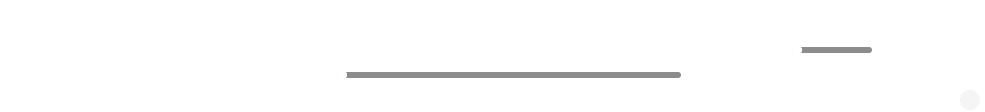
     <widget class="QFrame" name="PlayerPane">
      <property name="minimumSize">
       <size>
        <width>0</width>
        <height>100</height>
       </size>
      </property>
      <property name="maximumSize">
       <size>
        <width>16777215</width>
        <height>112</height>
       </size>
      </property>
      <property name="styleSheet">
       <string notr="true">background-color:rgba(0,0,0,80);
border-top:1px solid rgba(255,255,255,180);
border-top-left-radius:0px;
border-top-right-radius:0px;

background:transparent;</string>
      </property>
      <property name="frameShape">
       <enum>QFrame::StyledPanel</enum>
      </property>
      <property name="frameShadow">
       <enum>QFrame::Raised</enum>
      </property>
      <layout class="QGridLayout" name="gridLayout_4">
       <property name="leftMargin">
        <number>0</number>
       </property>
       <property name="topMargin">
        <number>0</number>
       </property>
       <property name="rightMargin">
        <number>0</number>
       </property>
       <property name="bottomMargin">
        <number>0</number>
       </property>
       <property name="spacing">
        <number>0</number>
       </property>
       <item row="0" column="0">
        <widget class="QFrame" name="player_frame">
         <property name="maximumSize">
          <size>
           <width>16777215</width>
           <height>95</height>
          </size>
         </property>
         <property name="styleSheet">
          <string notr="true">background-color:rgba(0,0,0,0);
color:white;
border:none;
border-radius:0px;
border-top-left-radius:0px;
border-top-right-radius:0px;</string>
         </property>
         <property name="frameShape">
          <enum>QFrame::StyledPanel</enum>
         </property>
         <property name="frameShadow">
          <enum>QFrame::Raised</enum>
         </property>
         <layout class="QHBoxLayout" name="horizontalLayout_6">
          <property name="spacing">
           <number>5</number>
          </property>
          <property name="leftMargin">
           <number>6</number>
          </property>
          <property name="topMargin">
           <number>9</number>
          </property>
          <property name="rightMargin">
           <number>5</number>
          </property>
          <property name="bottomMargin">
           <number>0</number>
          </property>
          <item>
           <widget class="QFrame" name="MediaInfo">
            <property name="minimumSize">
             <size>
              <width>240</width>
              <height>72</height>
             </size>
            </property>
            <property name="maximumSize">
             <size>
              <width>240</width>
              <height>16777215</height>
             </size>
            </property>
            <property name="frameShape">
             <enum>QFrame::StyledPanel</enum>
            </property>
            <property name="frameShadow">
             <enum>QFrame::Raised</enum>
            </property>
            <layout class="QGridLayout" name="gridLayout_18">
             <property name="rightMargin">
              <number>9</number>
             </property>
             <property name="bottomMargin">
              <number>11</number>
             </property>
             <item row="0" column="0">
              <widget class="QLabel" name="cover_art">
               <property name="minimumSize">
                <size>
                 <width>0</width>
                 <height>40</height>
                </size>
               </property>
               <property name="maximumSize">
                <size>
                 <width>50</width>
                 <height>50</height>
                </size>
               </property>
               <property name="styleSheet">
                <string notr="true">border:1px solid rgba(255,255,255,100); border-radius:25px;</string>
               </property>
               <property name="text">
                <string/>
               </property>
              </widget>
             </item>
             <item row="0" column="1">
              <widget class="QFrame" name="MediaInfo_frame">
               <property name="frameShape">
                <enum>QFrame::StyledPanel</enum>
               </property>
               <property name="frameShadow">
                <enum>QFrame::Raised</enum>
               </property>
               <layout class="QVBoxLayout" name="verticalLayout_3">
                <item>
                 <widget class="QLabel" name="title">
                  <property name="minimumSize">
                   <size>
                    <width>100</width>
                    <height>18</height>
                   </size>
                  </property>
                  <property name="maximumSize">
                   <size>
                    <width>300</width>
                    <height>18</height>
                   </size>
                  </property>
                  <property name="font">
                   <font>
                    <family>Inter 18pt</family>
                    <pointsize>10</pointsize>
                   </font>
                  </property>
                  <property name="text">
                   <string>The Hills </string>
                  </property>
                  <property name="buddy">
                   <cstring></cstring>
                  </property>
                 </widget>
                </item>
                <item>
                 <widget class="QLabel" name="artist">
                  <property name="minimumSize">
                   <size>
                    <width>100</width>
                    <height>18</height>
                   </size>
                  </property>
                  <property name="maximumSize">
                   <size>
                    <width>200</width>
                    <height>18</height>
                   </size>
                  </property>
                  <property name="font">
                   <font>
                    <family>Inter 18pt</family>
                    <pointsize>9</pointsize>
                   </font>
                  </property>
                  <property name="styleSheet">
                   <string notr="true">color:rgba(255,255,255,200);</string>
                  </property>
                  <property name="text">
                   <string>The Weeknd</string>
                  </property>
                 </widget>
                </item>
               </layout>
              </widget>
             </item>
            </layout>
           </widget>
          </item>
          <item>
           <spacer name="horizontalSpacer_7">
            <property name="orientation">
             <enum>Qt::Horizontal</enum>
            </property>
            <property name="sizeHint" stdset="0">
             <size>
              <width>40</width>
              <height>20</height>
             </size>
            </property>
           </spacer>
          </item>
          <item>
           <widget class="QFrame" name="MediaControls">
            <property name="sizePolicy">
             <sizepolicy hsizetype="Expanding" vsizetype="Expanding">
              <horstretch>0</horstretch>
              <verstretch>0</verstretch>
             </sizepolicy>
            </property>
            <property name="minimumSize">
             <size>
              <width>425</width>
              <height>0</height>
             </size>
            </property>
            <property name="styleSheet">
             <string notr="true">border-top-left-radius:0px;
border-top-right-radius:0px;</string>
            </property>
            <property name="frameShape">
             <enum>QFrame::StyledPanel</enum>
            </property>
            <property name="frameShadow">
             <enum>QFrame::Raised</enum>
            </property>
            <layout class="QVBoxLayout" name="verticalLayout_5">
             <property name="spacing">
              <number>0</number>
             </property>
             <property name="leftMargin">
              <number>0</number>
             </property>
             <property name="topMargin">
              <number>0</number>
             </property>
             <property name="rightMargin">
              <number>0</number>
             </property>
             <property name="bottomMargin">
              <number>0</number>
             </property>
             <item>
              <widget class="QFrame" name="controls_frame">
               <property name="minimumSize">
                <size>
                 <width>0</width>
                 <height>48</height>
                </size>
               </property>
               <property name="frameShape">
                <enum>QFrame::StyledPanel</enum>
               </property>
               <property name="frameShadow">
                <enum>QFrame::Raised</enum>
               </property>
               <layout class="QGridLayout" name="gridLayout_19">
                <property name="leftMargin">
                 <number>0</number>
                </property>
                <property name="topMargin">
                 <number>2</number>
                </property>
                <property name="rightMargin">
                 <number>0</number>
                </property>
                <property name="bottomMargin">
                 <number>2</number>
                </property>
                <property name="spacing">
                 <number>6</number>
                </property>
                <item row="0" column="1">
                 <widget class="QPushButton" name="shuffleBtn">
                  <property name="minimumSize">
                   <size>
                    <width>34</width>
                    <height>34</height>
                   </size>
                  </property>
                  <property name="maximumSize">
                   <size>
                    <width>34</width>
                    <height>34</height>
                   </size>
                  </property>
                  <property name="styleSheet">
                   <string notr="true">QPushButton {
background-color:rgba(0,0,0,0); 
color:white;
border-radius:17px;
padding:0px;
}

QPushButton:hover {
background-color:rgba(255, 255, 255,30); 
color:white;
border-radius:17px;
padding:0px;
}

QPushButton:pressed {
background-color:rgba(255, 255, 255,50); 
color:white;
border-radius:17px;
padding:0px;
}</string>
                  </property>
                  <property name="text">
                   <string/>
                  </property>
                  <property name="icon">
                   <iconset>
                    <normaloff>../../resources/icons/icon_shuffle.png</normaloff>../../resources/icons/icon_shuffle.png</iconset>
                  </property>
                  <property name="iconSize">
                   <size>
                    <width>22</width>
                    <height>22</height>
                   </size>
                  </property>
                 </widget>
                </item>
                <item row="0" column="5">
                 <widget class="QPushButton" name="repeatBtn">
                  <property name="minimumSize">
                   <size>
                    <width>34</width>
                    <height>34</height>
                   </size>
                  </property>
                  <property name="maximumSize">
                   <size>
                    <width>34</width>
                    <height>34</height>
                   </size>
                  </property>
                  <property name="styleSheet">
                   <string notr="true">QPushButton {
background-color:rgba(0,0,0,0); 
color:white;
border-radius:17px;
padding:0px;
}

QPushButton:hover {
background-color:rgba(255, 255, 255,30); 
color:white;
border-radius:17px;
padding:0px;
}

QPushButton:pressed {
background-color:rgba(255, 255, 255,50); 
color:white;
border-radius:17px;
padding:0px;
}</string>
                  </property>
                  <property name="text">
                   <string/>
                  </property>
                  <property name="icon">
                   <iconset>
                    <normaloff>../../resources/icons/icon_norepeat.png</normaloff>../../resources/icons/icon_norepeat.png</iconset>
                  </property>
                  <property name="iconSize">
                   <size>
                    <width>20</width>
                    <height>20</height>
                   </size>
                  </property>
                 </widget>
                </item>
                <item row="0" column="0">
                 <spacer name="horizontalSpacer_8">
                  <property name="orientation">
                   <enum>Qt::Horizontal</enum>
                  </property>
                  <property name="sizeHint" stdset="0">
                   <size>
                    <width>111</width>
                    <height>20</height>
                   </size>
                  </property>
                 </spacer>
                </item>
                <item row="0" column="3">
                 <widget class="QPushButton" name="playBtn">
                  <property name="minimumSize">
                   <size>
                    <width>40</width>
                    <height>38</height>
                   </size>
                  </property>
                  <property name="maximumSize">
                   <size>
                    <width>40</width>
                    <height>38</height>
                   </size>
                  </property>
                  <property name="styleSheet">
                   <string notr="true">QPushButton {
background-color:rgba(0,0,0,0); 
color:white;
border-radius:19px;
padding:0px;
}

QPushButton:hover {
background-color:rgba(255, 255, 255,30); 
color:white;
border-radius:19px;
padding:0px;
}

QPushButton:pressed {
background-color:rgba(255, 255, 255,50); 
color:white;
border-radius:19px;
padding:0px;
}</string>
                  </property>
                  <property name="text">
                   <string/>
                  </property>
                  <property name="icon">
                   <iconset>
                    <normaloff>../../resources/icons/icon_play.png</normaloff>../../resources/icons/icon_play.png</iconset>
                  </property>
                  <property name="iconSize">
                   <size>
                    <width>42</width>
                    <height>42</height>
                   </size>
                  </property>
                 </widget>
                </item>
                <item row="0" column="2">
                 <widget class="QPushButton" name="prevBtn">
                  <property name="minimumSize">
                   <size>
                    <width>38</width>
                    <height>38</height>
                   </size>
                  </property>
                  <property name="maximumSize">
                   <size>
                    <width>38</width>
                    <height>38</height>
                   </size>
                  </property>
                  <property name="styleSheet">
                   <string notr="true">QPushButton {
background-color:rgba(0,0,0,0); 
color:white;
border-radius:19px;
padding:0px;
}

QPushButton:hover {
background-color:rgba(255, 255, 255,30); 
color:white;
border-radius:19px;
padding:0px;
}

QPushButton:pressed {
background-color:rgba(255, 255, 255,50); 
color:white;
border-radius:19px;
padding:0px;
}</string>
                  </property>
                  <property name="text">
                   <string/>
                  </property>
                  <property name="icon">
                   <iconset>
                    <normaloff>../../resources/icons/icon_prev.png</normaloff>../../resources/icons/icon_prev.png</iconset>
                  </property>
                  <property name="iconSize">
                   <size>
                    <width>24</width>
                    <height>24</height>
                   </size>
                  </property>
                 </widget>
                </item>
                <item row="0" column="4">
                 <widget class="QPushButton" name="nextBtn">
                  <property name="minimumSize">
                   <size>
                    <width>38</width>
                    <height>38</height>
                   </size>
                  </property>
                  <property name="maximumSize">
                   <size>
                    <width>38</width>
                    <height>38</height>
                   </size>
                  </property>
                  <property name="styleSheet">
                   <string notr="true">QPushButton {
background-color:rgba(0,0,0,0); 
color:white;
border-radius:19px;
padding:0px;
}

QPushButton:hover {
background-color:rgba(255, 255, 255,30); 
color:white;
border-radius:19px;
padding:0px;
}

QPushButton:pressed {
background-color:rgba(255, 255, 255,50); 
color:white;
border-radius:19px;
padding:0px;
}</string>
                  </property>
                  <property name="text">
                   <string/>
                  </property>
                  <property name="icon">
                   <iconset>
                    <normaloff>../../resources/icons/icon_next.png</normaloff>../../resources/icons/icon_next.png</iconset>
                  </property>
                  <property name="iconSize">
                   <size>
                    <width>24</width>
                    <height>24</height>
                   </size>
                  </property>
                 </widget>
                </item>
                <item row="0" column="6">
                 <spacer name="horizontalSpacer_9">
                  <property name="orientation">
                   <enum>Qt::Horizontal</enum>
                  </property>
                  <property name="sizeHint" stdset="0">
                   <size>
                    <width>117</width>
                    <height>20</height>
                   </size>
                  </property>
                 </spacer>
                </item>
               </layout>
              </widget>
             </item>
             <item>
              <widget class="QFrame" name="MediaTimeFrame">
               <property name="maximumSize">
                <size>
                 <width>16777215</width>
                 <height>30</height>
                </size>
               </property>
               <property name="styleSheet">
                <string notr="true">border-top-left-radius:0px;
border-top-right-radius:0px;</string>
               </property>
               <property name="frameShape">
                <enum>QFrame::StyledPanel</enum>
               </property>
               <property name="frameShadow">
                <enum>QFrame::Raised</enum>
               </property>
               <layout class="QHBoxLayout" name="horizontalLayout_7">
                <item>
                 <widget class="QLabel" name="current_time">
                  <property name="font">
                   <font>
                    <family>Inter 18pt</family>
                   </font>
                  </property>
                  <property name="styleSheet">
                   <string notr="true">background-color:rgba(0,0,0,0); color:white;</string>
                  </property>
                  <property name="text">
                   <string>00:00</string>
                  </property>
                 </widget>
                </item>
                <item>
                 <widget class="QSlider" name="progress">
                  <property name="maximumSize">
                   <size>
                    <width>16777215</width>
                    <height>8</height>
                   </size>
                  </property>
                  <property name="sizeIncrement">
                   <size>
                    <width>0</width>
                    <height>8</height>
                   </size>
                  </property>
                  <property name="styleSheet">
                   <string notr="true">QSlider::groove:horizontal {
    height: 6px;
	background-color: rgba(0,0,0, 100);
    border-radius: 3px;
}

QSlider::handle:horizontal {
    background: #FFFFFF;
    width: 10px;
    height: 4px;
    border-radius: 2px;

}
QSlider::handle:horizontal:hover{
    background: rgb(245,245,245);
    width: 10px;
    height: 4px;
	border-radius:2px;
}

QSlider::sub-page:horizontal {
    background: #FFFFFF;
    border: 1px solid rgba(0,0,0, 10);
    height: 10px;
    border-radius: 2px;
}
QSlider::add-page:horizontal {
	background-color: rgba(0,0,0, 25);
    border: 1px solid rgba(0,0,0, 10);
    height: 10px;
    border-radius: 2px;
}
</string>
                  </property>
                  <property name="pageStep">
                   <number>0</number>
                  </property>
                  <property name="orientation">
                   <enum>Qt::Horizontal</enum>
                  </property>
                 </widget>
                </item>
                <item>
                 <widget class="QLabel" name="end_time">
                  <property name="font">
                   <font>
                    <family>Inter 18pt</family>
                   </font>
                  </property>
                  <property name="styleSheet">
                   <string notr="true">background-color:rgba(0,0,0,0); color:white;</string>
                  </property>
                  <property name="text">
                   <string>00:00</string>
                  </property>
                 </widget>
                </item>
               </layout>
              </widget>
             </item>
            </layout>
           </widget>
          </item>
          <item>
           <spacer name="horizontalSpacer_10">
            <property name="orientation">
             <enum>Qt::Horizontal</enum>
            </property>
            <property name="sizeHint" stdset="0">
             <size>
              <width>40</width>
              <height>20</height>
             </size>
            </property>
           </spacer>
          </item>
          <item>
           <widget class="QFrame" name="SideControls">
            <property name="minimumSize">
             <size>
              <width>208</width>
              <height>0</height>
             </size>
            </property>
            <property name="maximumSize">
             <size>
              <width>380</width>
              <height>16777215</height>
             </size>
            </property>
            <property name="frameShape">
             <enum>QFrame::StyledPanel</enum>
            </property>
            <property name="frameShadow">
             <enum>QFrame::Raised</enum>
            </property>
            <layout class="QHBoxLayout" name="horizontalLayout_4">
             <item>
              <widget class="QFrame" name="volumeControlsFrame">
               <property name="frameShape">
                <enum>QFrame::StyledPanel</enum>
               </property>
               <property name="frameShadow">
                <enum>QFrame::Raised</enum>
               </property>
               <layout class="QHBoxLayout" name="horizontalLayout_3">
                <property name="leftMargin">
                 <number>0</number>
                </property>
                <property name="topMargin">
                 <number>0</number>
                </property>
                <property name="rightMargin">
                 <number>0</number>
                </property>
                <property name="bottomMargin">
                 <number>0</number>
                </property>
                <item>
                 <widget class="QFrame" name="VolumeSliderFrame">
                  <property name="minimumSize">
                   <size>
                    <width>102</width>
                    <height>0</height>
                   </size>
                  </property>
                  <property name="maximumSize">
                   <size>
                    <width>102</width>
                    <height>16777215</height>
                   </size>
                  </property>
                  <property name="frameShape">
                   <enum>QFrame::StyledPanel</enum>
                  </property>
                  <property name="frameShadow">
                   <enum>QFrame::Raised</enum>
                  </property>
                  <layout class="QGridLayout" name="gridLayout">
                   <item row="0" column="0">
                    <widget class="QSlider" name="volume">
                     <property name="minimumSize">
                      <size>
                       <width>80</width>
                       <height>8</height>
                      </size>
                     </property>
                     <property name="maximumSize">
                      <size>
                       <width>80</width>
                       <height>8</height>
                      </size>
                     </property>
                     <property name="sizeIncrement">
                      <size>
                       <width>40</width>
                       <height>8</height>
                      </size>
                     </property>
                     <property name="styleSheet">
                      <string notr="true">QSlider::groove:horizontal {
    height: 6px;
	background-color: rgba(0,0,0, 100);
    border-radius: 3px;
}

QSlider::handle:horizontal {
    background: #FFFFFF;
    width: 10px;
    height: 4px;
    border-radius: 2px;

}
QSlider::handle:horizontal:hover{
    background: rgb(245,245,245);
    width: 10px;
    height: 4px;
	border-radius:2px;
}

QSlider::sub-page:horizontal {
    background: #FFFFFF;
    border: 1px solid rgba(0,0,0, 10);
    height: 10px;
    border-radius: 2px;
}
QSlider::add-page:horizontal {
	background-color: rgba(0,0,0, 25);
    border: 1px solid rgba(0,0,0, 10);
    height: 10px;
    border-radius: 2px;
}
</string>
                     </property>
                     <property name="pageStep">
                      <number>0</number>
                     </property>
                     <property name="orientation">
                      <enum>Qt::Horizontal</enum>
                     </property>
                    </widget>
                   </item>
                  </layout>
                 </widget>
                </item>
                <item>
                 <widget class="QPushButton" name="volumeBtn">
                  <property name="minimumSize">
                   <size>
                    <width>38</width>
                    <height>38</height>
                   </size>
                  </property>
                  <property name="maximumSize">
                   <size>
                    <width>38</width>
                    <height>38</height>
                   </size>
                  </property>
                  <property name="styleSheet">
                   <string notr="true">QPushButton {
background-color:rgba(0,0,0,0); 
color:white;
border-radius:19px;
padding:0px;
}

QPushButton:hover {
background-color:rgba(255, 255, 255,30); 
color:white;
border-radius:19px;
padding:0px;
}

QPushButton:pressed {
background-color:rgba(255, 255, 255,50); 
color:white;
border-radius:19px;
padding:0px;
}</string>
                  </property>
                  <property name="text">
                   <string/>
                  </property>
                  <property name="icon">
                   <iconset>
                    <normaloff>../../resources/icons/icon_volume_full.png</normaloff>../../resources/icons/icon_volume_full.png</iconset>
                  </property>
                  <property name="iconSize">
                   <size>
                    <width>20</width>
                    <height>20</height>
                   </size>
                  </property>
                 </widget>
                </item>
               </layout>
              </widget>
             </item>
             <item>
              <widget class="QFrame" name="LikeFrame">
               <property name="frameShape">
                <enum>QFrame::StyledPanel</enum>
               </property>
               <property name="frameShadow">
                <enum>QFrame::Raised</enum>
               </property>
               <layout class="QGridLayout" name="gridLayout_22">
                <property name="leftMargin">
                 <number>0</number>
                </property>
                <property name="topMargin">
                 <number>0</number>
                </property>
                <property name="rightMargin">
                 <number>0</number>
                </property>
                <property name="bottomMargin">
                 <number>0</number>
                </property>
                <property name="spacing">
                 <number>0</number>
                </property>
                <item row="0" column="0">
                 <widget class="QPushButton" name="likeBtn">
                  <property name="minimumSize">
                   <size>
                    <width>38</width>
                    <height>38</height>
                   </size>
                  </property>
                  <property name="maximumSize">
                   <size>
                    <width>38</width>
                    <height>38</height>
                   </size>
                  </property>
                  <property name="styleSheet">
                   <string notr="true">QPushButton {
background-color:rgba(0,0,0,0); 
color:white;
border-radius:19px;
padding:0px;
}

QPushButton:hover {
background-color:rgba(255, 255, 255,30); 
color:white;
border-radius:19px;
padding:0px;
}

QPushButton:pressed {
background-color:rgba(255, 255, 255,50); 
color:white;
border-radius:19px;
padding:0px;
}</string>
                  </property>
                  <property name="text">
                   <string/>
                  </property>
                  <property name="icon">
                   <iconset>
                    <normaloff>../../resources/icons/icon_like.png</normaloff>../../resources/icons/icon_like.png</iconset>
                  </property>
                  <property name="iconSize">
                   <size>
                    <width>20</width>
                    <height>20</height>
                   </size>
                  </property>
                 </widget>
                </item>
               </layout>
              </widget>
             </item>
            </layout>
           </widget>
          </item>
         </layout>
        </widget>
       </item>
       <item row="1" column="0">
        <widget class="QFrame" name="resizebtn_frame">
         <property name="styleSheet">
          <string notr="true">background-color:rgba(0,0,0,0); border:none;</string>
         </property>
         <property name="frameShape">
          <enum>QFrame::StyledPanel</enum>
         </property>
         <property name="frameShadow">
          <enum>QFrame::Raised</enum>
         </property>
         <layout class="QHBoxLayout" name="horizontalLayout_2">
          <property name="spacing">
           <number>0</number>
          </property>
          <property name="leftMargin">
           <number>0</number>
          </property>
          <property name="topMargin">
           <number>0</number>
          </property>
          <property name="rightMargin">
           <number>5</number>
          </property>
          <property name="bottomMargin">
           <number>2</number>
          </property>
          <item>
           <spacer name="horizontalSpacer">
            <property name="orientation">
             <enum>Qt::Horizontal</enum>
            </property>
            <property name="sizeHint" stdset="0">
             <size>
              <width>731</width>
              <height>20</height>
             </size>
            </property>
           </spacer>
          </item>
          <item>
           <widget class="QPushButton" name="resizeBtn">
            <property name="minimumSize">
             <size>
              <width>20</width>
              <height>20</height>
             </size>
            </property>
            <property name="maximumSize">
             <size>
              <width>20</width>
              <height>20</height>
             </size>
            </property>
            <property name="styleSheet">
             <string notr="true">QPushButton {
border-radius:10px;
background-color:rgba(0,0,0,10);
border:none;
}

QPushButton::hover {
border-radius:10px;
background-color:rgba(255,255,255, 50);
border:none;
}

QPushButton::pressed {
border-radius:10px;
background-color:rgba(255,255,255, 30);
border:none;
}
</string>
            </property>
            <property name="text">
             <string/>
            </property>
            <property name="icon">
             <iconset>
              <normaloff>../../Downloads/resize-handle-svgrepo-com.png</normaloff>../../Downloads/resize-handle-svgrepo-com.png</iconset>
            </property>
           </widget>
          </item>
         </layout>
        </widget>
       </item>
      </layout>
     </widget>
